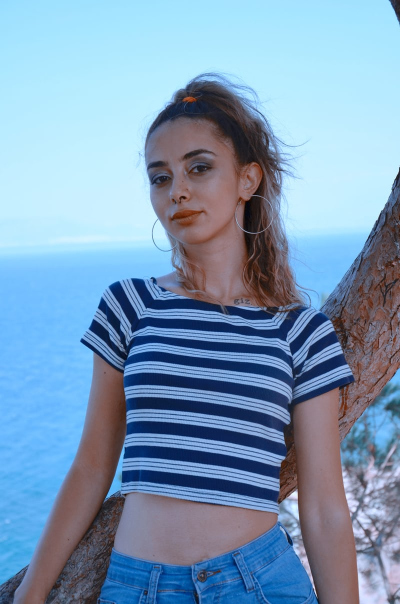
#> input picture Test_data/Test1.jpeg, 800 x 1208 px (shown at 1/2 size)
$ python -i SkinToneFinder.py   (imports and definitions only)
#> lines starting #> are read from the running program, lines starting #| are printed output that depends on the picture; after the words box and inside, x2 and y2 are one past the last pixel; in counts of white or black regions, pixels touching at a corner belong together
import numpy as np
import cv2
from sklearn.cluster import KMeans
from collections import Counter
import imutils
import pprint
from matplotlib import pyplot as plt

colors = [[25.1, 19.1, 88.2], [40.5, 33.8, 85.9], [27.9, 33.2, 86.3], [22.4, 39.9, 81.6], [15, 46, 68.2], [16.3, 36.6, 51.4]]

def extractSkin(image):
  # Taking a copy of the image
  img =  image.copy()
  # Converting from BGR Colours Space to HSV
  img =  cv2.cvtColor(img,cv2.COLOR_BGR2HSV)

  # Defining HSV Threadholds
  lower_threshold = np.array([0, 48, 80], dtype=np.uint8)
  upper_threshold = np.array([20, 255, 255], dtype=np.uint8)

  # Single Channel mask,denoting presence of colours in the about threshold
  skinMask = cv2.inRange(img,lower_threshold,upper_threshold)

  # Cleaning up mask using Gaussian Filter
  skinMask = cv2.GaussianBlur(skinMask,(3,3),0)

  # Extracting skin from the threshold mask
  skin  =  cv2.bitwise_and(img,img,mask=skinMask)

  # Return the Skin image
  return cv2.cvtColor(skin,cv2.COLOR_HSV2BGR)


def removeBlack(estimator_labels, estimator_cluster):
  # Check for black
  hasBlack = False

  # Get the total number of occurance for each color
  occurance_counter = Counter(estimator_labels)


  # Quick lambda function to compare to lists
  compare = lambda x, y: Counter(x) == Counter(y)

  # Loop through the most common occuring color
  for x in occurance_counter.most_common(len(estimator_cluster)):

    # Quick List comprehension to convert each of RBG Numbers to int
    color = [int(i) for i in estimator_cluster[x[0]].tolist() ]

    # Check if the color is [0,0,0] that if it is black
    if compare(color , [0,0,0]) == True:
      # delete the occurance
      del occurance_counter[x[0]]
      # remove the cluster
      hasBlack = True
      estimator_cluster = np.delete(estimator_cluster,x[0],0)
      break

  return (occurance_counter,estimator_cluster,hasBlack)


def getColorInformation(estimator_labels, estimator_cluster,hasThresholding=False):

  # Variable to keep count of the occurance of each color predicted
  occurance_counter = None

  # Output list variable to return
  colorInformation = []

  #Check for Black
  hasBlack =False

  # If a mask has be applied, remove th black
  if hasThresholding == True:

    (occurance,cluster,black) = removeBlack(estimator_labels,estimator_cluster)
    occurance_counter =  occurance
    estimator_cluster = cluster
    hasBlack = black

  else:
    occurance_counter = Counter(estimator_labels)

  # Get the total sum of all the predicted occurances
  totalOccurance = sum(occurance_counter.values())


  # Loop through all the predicted colors
  for x in occurance_counter.most_common(len(estimator_cluster)):

    index = (int(x[0]))

    # Quick fix for index out of bound when there is no threshold
    index =  (index-1) if ((hasThresholding & hasBlack)& (int(index) !=0)) else index

    # Get the color number into a list
    color = estimator_cluster[index].tolist()

    # Get the percentage of each color
    color_percentage= (x[1]/totalOccurance)

    #make the dictionay of the information
    colorInfo = {"cluster_index":index , "color": color , "color_percentage" : color_percentage }

    # Add the dictionary to the list
    colorInformation.append(colorInfo)


  return colorInformation


def extractDominantColor(image,number_of_colors=1,hasThresholding=False):

  # Quick Fix Increase cluster counter to neglect the black(Read Article)
  if hasThresholding == True:
    number_of_colors +=1

  # Taking Copy of the image
  img = image.copy()

  # Convert Image into RGB Colours Space
  img = cv2.cvtColor(img,cv2.COLOR_BGR2RGB)

  # Reshape Image
  img = img.reshape((img.shape[0]*img.shape[1]) , 3)

  #Initiate KMeans Object
  estimator = KMeans(n_clusters=number_of_colors, random_state=0)

  # Fit the image
  estimator.fit(img)

  # Get Colour Information
  colorInformation = getColorInformation(estimator.labels_,estimator.cluster_centers_,hasThresholding)
  return colorInformation


def plotColorBar(colorInformation):
  #Create a 500x100 black image
  color_bar = np.zeros((100,100,3), dtype="uint8")

  top_x = 0
  for x in colorInformation:
    bottom_x = top_x + (x["color_percentage"] * color_bar.shape[1])

    color = tuple(map(int,(x['color'])))

    cv2.rectangle(color_bar , (int(top_x),0) , (int(bottom_x),color_bar.shape[0]) ,color , -1)
    top_x = bottom_x
  return color_bar


def findNearestColor(inColor):
  smallestVal = 10000
  smallestID = 0
  i = 0

  for color in colors:
    val_diff = abs((color[2] + 100) - inColor[0])

    if val_diff < smallestVal:
      smallestVal = val_diff
      smallestID = i

    i += 1

  return colors[smallestID]

def findSkinTone(input):
    # Get Image from URL. If you want to upload an image file and use that comment the below code and replace with  image=cv2.imread("FILE_NAME")
#> called with input = 'Test_data/Test1.jpeg'
    image=cv2.imread(input)
#> image is the input picture: shape (1208, 800, 3); mean B, G, R 183.6, 154.6, 123.6

    # Resize image to a width of 250
    image = imutils.resize(image,width=250)
#> image: shape (377, 250, 3)
    gray = cv2.cvtColor(image, cv2.COLOR_BGR2GRAY)
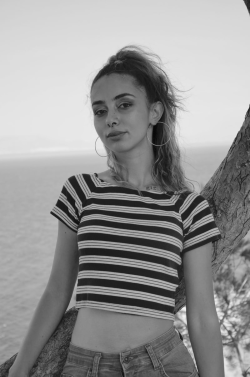
#> gray: shape (377, 250); min 8, max 242, mean 148.6

    face_cascade = cv2.CascadeClassifier('haarcascade_frontalface_default.xml')

    faces = face_cascade.detectMultiScale(gray, 1.3, 5)
#> faces = [[81, 81, 69, 69]]

    if len(faces):
        (x,y,w,h) = faces[0]
#> x = 81; y = 81; w = 69; h = 69
        img = image[y:y+h, x:x+w]
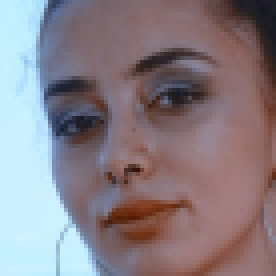
#> img: shape (69, 69, 3) (shown 4 times larger); mean B, G, R 132.9, 126.4, 136.9
    else:
        img = image.copy()

    #Show image
    plt.axis("off")
    plt.subplot(1, 2, 1)
    plt.imshow(cv2.cvtColor(img,cv2.COLOR_BGR2RGB))
    plt.plot()

    # Apply Skin Mask
    skin = extractSkin(img)
#> in extractSkin, `img =  cv2.cvtColor(img,cv2.COLOR_BGR2HSV)`: img: shape (69, 69, 3); mean H, S, V 101.8, 61.6, 151.8
#> in extractSkin, `skinMask = cv2.inRange(img,lower_threshold,upper_threshold)`:
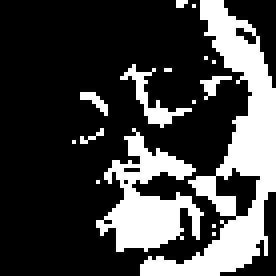
#> skinMask: shape (69, 69) (shown 4 times larger); 26.3% white; 16 white regions (13 under 20 px), largest, box (x1, y1, x2, y2) and area: (35, 0, 69, 69) 745, (24, 32, 51, 63) 382, (30, 16, 48, 32) 67
#> in extractSkin, `skinMask = cv2.GaussianBlur(skinMask,(3,3),0)`:
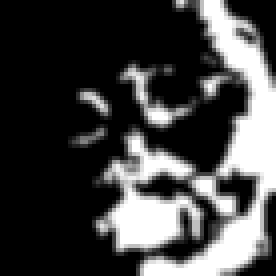
#> skinMask: shape (69, 69) (shown 4 times larger); min 0, max 255, mean 67.3
#> in extractSkin, `skin  =  cv2.bitwise_and(img,img,mask=skinMask)`: skin: shape (69, 69, 3); mean H, S, V 24.3, 31.6, 53.4
#> in extractSkin, `return cv2.cvtColor(skin,cv2.COLOR_HSV2BGR)`:
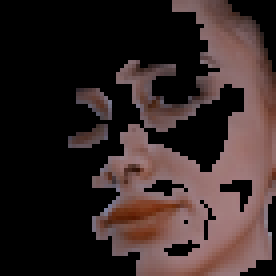
#> returned value: shape (69, 69, 3) (shown 4 times larger); mean B, G, R 38.1, 39.3, 53.4

    # Find the dominant color. Default is 1 , pass the parameter 'number_of_colors=N' where N is the specified number of colors
    dominantColors = extractDominantColor(skin,hasThresholding=True)
#> dominantColors = 2 items
    nearestColor = findNearestColor(dominantColors[0]['color'])
#> nearestColor = [16.3, 36.6, 51.4]

    #Show in the dominant color as bar
    colour_bar = plotColorBar(dominantColors)
#> the loop in plotColorBar, `for x in colorInformation:` made 2 passes
#> (bottom_x, color, top_x) on passes 1 to 2: (60.01, (1, 0, 0), 60.01), (100, (131, 96, 94), 100)
#> after the loop in plotColorBar, `for x in colorInformation:`:
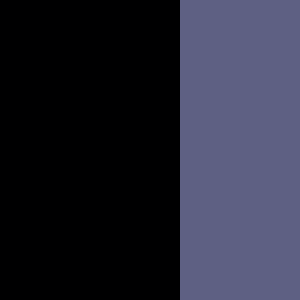
#> color_bar: shape (100, 100, 3) (shown 3 times larger); mean of channels 0, 1, 2 53, 38.4, 37.6; drawn as B, G, R
    plt.axis("off")
    plt.subplot(1, 2, 2)
    plt.imshow(colour_bar)
    plt.plot()

    plt.show()
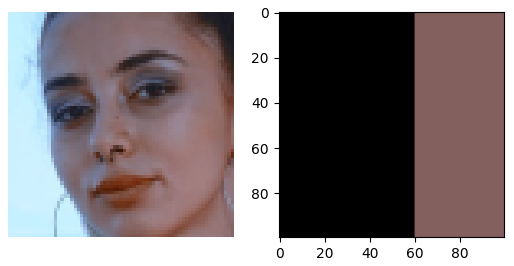
#> figure drawn by matplotlib, 2 panels

    return nearestColor

>>> result = findSkinTone('Test_data/Test1.jpeg')
#> result = [16.3, 36.6, 51.4]

$ run again, on Test_data/Test3.jpg
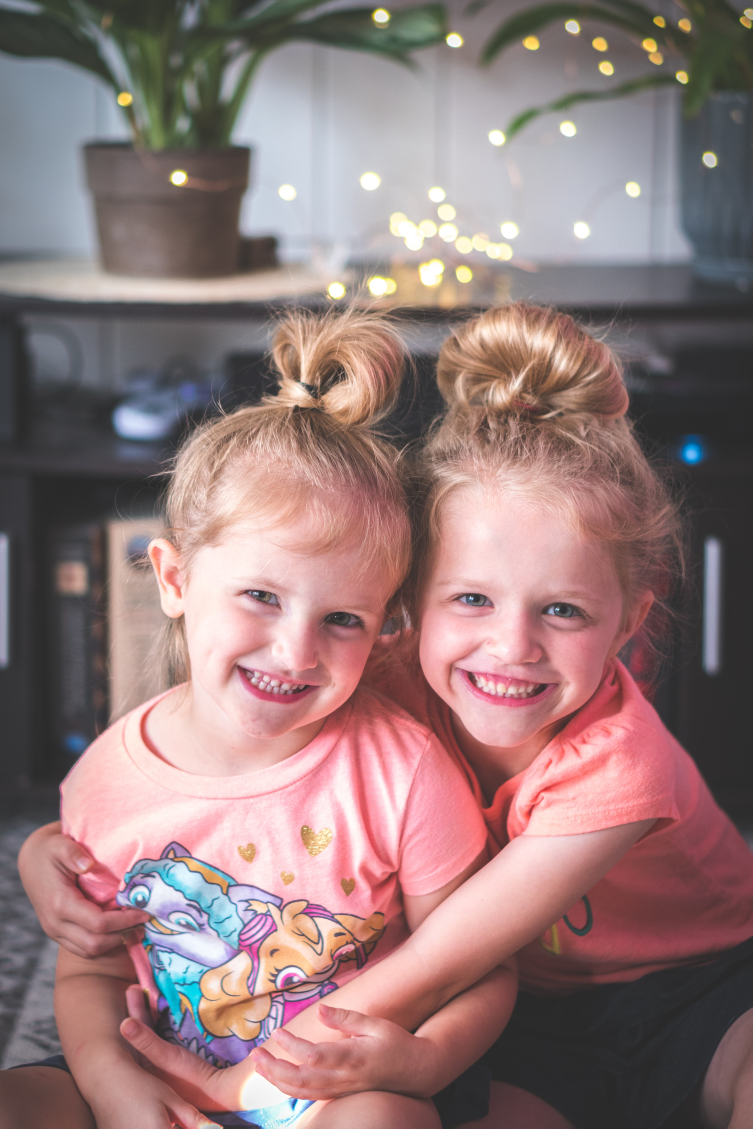
#> input picture Test_data/Test3.jpg, 3761 x 5641 px (shown at 1/5 size)
#> in findSkinTone, image is the input picture: shape (5641, 3761, 3); mean B, G, R 122.3, 122.6, 148.4
#> image: shape (374, 250, 3)
#> faces = [[132, 171, 78, 78]]
#> in findSkinTone, `(x,y,w,h) = faces[0]`: x = 132; y = 171; w = 78
#> in extractSkin, `skinMask = cv2.inRange(img,lower_threshold,upper_threshold)`:
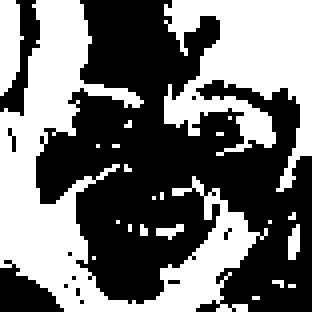
#> skinMask: shape (78, 78) (shown 4 times larger); 44.6% white; 22 white regions (18 under 20 px), largest, box (x1, y1, x2, y2) and area: (0, 0, 67, 78) 1582, (41, 0, 78, 48) 953, (0, 0, 6, 24) 107, (72, 56, 75, 65) 21
#> skin: shape (78, 78, 3); mean H, S, V 25.6, 56.7, 109.7
#> dominantColors = 2 items
#> nearestColor = [25.1, 19.1, 88.2]
#> the loop in plotColorBar, `for x in colorInformation:` made 2 passes
#> (bottom_x, color, top_x) on passes 1 to 2: (53.12, (191, 128, 127), 53.12), (100, (17, 10, 10), 100)
#> in findSkinTone, `plt.show()`:
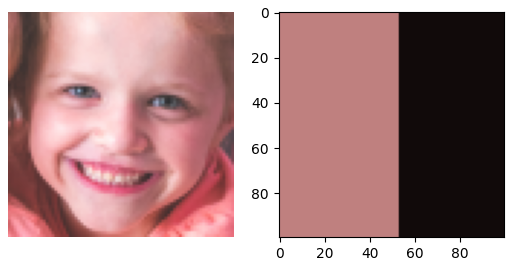
#> figure drawn by matplotlib, 2 panels

$ run again, on Test_data/Test4.jpg
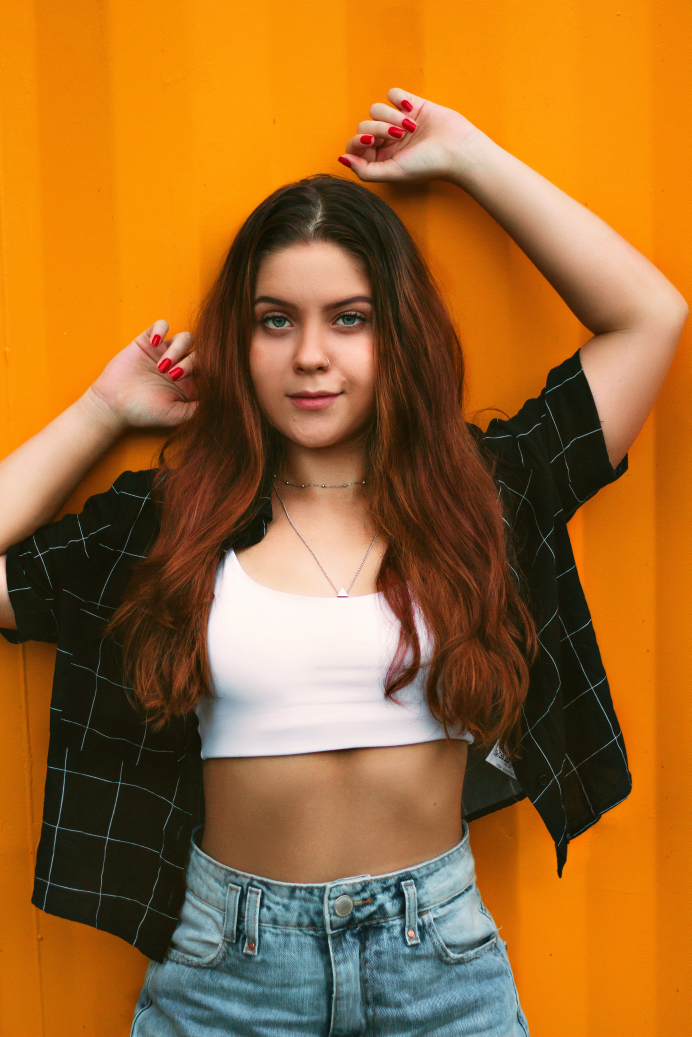
#> input picture Test_data/Test4.jpg, 3456 x 5184 px (shown at 1/5 size)
#> in findSkinTone, image is the input picture: shape (5184, 3456, 3); mean B, G, R 45.4, 105.2, 159.3
#> image: shape (375, 250, 3)
#> in findSkinTone, `gray = cv2.cvtColor(image, cv2.COLOR_BGR2GRAY)`:
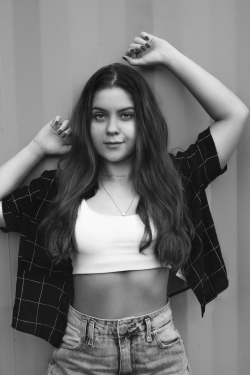
#> gray: shape (375, 250); min 13, max 250, mean 114.6
#> faces = [[82, 92, 62, 62]]
#> in findSkinTone, `(x,y,w,h) = faces[0]`: x = 82; y = 92; w = 62
#> skin: shape (62, 62, 3); mean H, S, V 9.6, 112.4, 130
#> dominantColors = 2 items
#> nearestColor = [25.1, 19.1, 88.2]
#> the loop in plotColorBar, `for x in colorInformation:` made 2 passes
#> (bottom_x, color, top_x) on passes 1 to 2: (51.59, (201, 140, 112), 51.59), (100, (54, 29, 16), 100)
#> in findSkinTone, `plt.show()`:
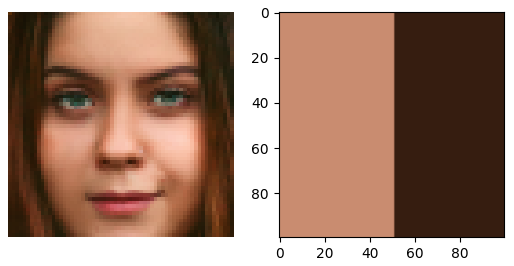
#> figure drawn by matplotlib, 2 panels
